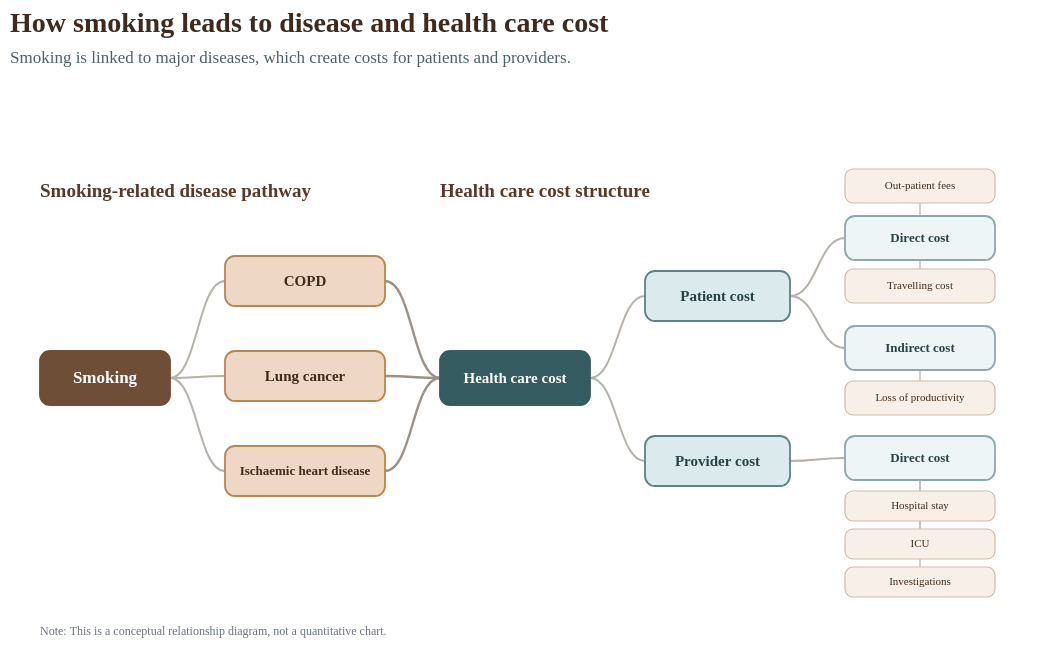

Here is the Vega-Lite specification saved for this chart:
### Vega specification from a JSON file in a GitHub repository (floating-point values rounded to 4 significant figures)
{"$schema": "https://vega.github.io/schema/vega/v5.json", "description": "Tree-like relationship diagram showing smoking-related disease pathway and health care cost structure.", "width": 1040, "height": 560, "padding": {"top": 10, "left": 10, "right": 10, "bottom": 10}, "background": "white", "title": {"text": "How smoking leads to disease and health care cost", "subtitle": "Smoking is linked to major diseases, which create costs for patients and providers.", "anchor": "start", "font": "Crimson Text", "fontSize": 28, "fontWeight": "bold", "color": "#3f2a1d", "subtitleFont": "Source Sans Pro", "subtitleFontSize": 17, "subtitleColor": "#4f5f66", "offset": 35, "subtitlePadding": 12}, "data": [{"name": "section_titles", "values": [{"label": "Smoking-related disease pathway", "x": 30, "y": 90}, {"label": "Health care cost structure", "x": 430, "y": 90}]}, {"name": "disease_nodes", "values": [{"id": "smoking", "label": "Smoking", "x": 30, "y": 250, "w": 130, "h": 54, "fill": "#6f4e37", "stroke": "#6f4e37", "textColor": "#ffffff", "fontSize": 17, "fontWeight": "bold"}, {"id": "copd", "label": "COPD", "x": 215, "y": 155, "w": 160, "h": 50, "fill": "#eed8c5", "stroke": "#b78752", "textColor": "#3f2a1d", "fontSize": 15, "fontWeight": "bold"}, {"id": "lung", "label": "Lung cancer", "x": 215, "y": 250, "w": 160, "h": 50, "fill": "#eed8c5", "stroke": "#b78752", "textColor": "#3f2a1d", "fontSize": 15, "fontWeight": "bold"}, {"id": "ihd", "label": "Ischaemic heart disease", "x": 215, "y": 345, "w": 160, "h": 50, "fill": "#eed8c5", "stroke": "#b78752", "textColor": "#3f2a1d", "fontSize": 13, "fontWeight": "bold"}]}, {"name": "cost_nodes", "values": [{"id": "health", "label": "Health care cost", "x": 430, "y": 250, "w": 150, "h": 54, "fill": "#355c61", "stroke": "#355c61", "textColor": "#ffffff", "fontSize": 15, "fontWeight": "bold"}, {"id": "patient", "label": "Patient cost", "x": 635, "y": 170, "w": 145, "h": 50, "fill": "#dbeaed", "stroke": "#5d8287", "textColor": "#284247", "fontSize": 15, "fontWeight": "bold"}, {"id": "provider", "label": "Provider cost", "x": 635, "y": 335, "w": 145, "h": 50, "fill": "#dbeaed", "stroke": "#5d8287", "textColor": "#284247", "fontSize": 15, "fontWeight": "bold"}, {"id": "patient_direct", "label": "Direct cost", "x": 835, "y": 115, "w": 150, "h": 44, "fill": "#edf5f6", "stroke": "#8ca9ad", "textColor": "#284247", "fontSize": 13, "fontWeight": "bold"}, {"id": "patient_indirect", "label": "Indirect cost", "x": 835, "y": 225, "w": 150, "h": 44, "fill": "#edf5f6", "stroke": "#8ca9ad", "textColor": "#284247", "fontSize": 13, "fontWeight": "bold"}, {"id": "provider_direct", "label": "Direct cost", "x": 835, "y": 335, "w": 150, "h": 44, "fill": "#edf5f6", "stroke": "#8ca9ad", "textColor": "#284247", "fontSize": 13, "fontWeight": "bold"}]}, {"name": "component_nodes", "values": [{"label": "Out-patient fees", "x": 835, "y": 68, "w": 150, "h": 34, "fill": "#f7efe8", "stroke": "#cfbba8", "textColor": "#3f2a1d", "fontSize": 11}, {"label": "Travelling cost", "x": 835, "y": 168, "w": 150, "h": 34, "fill": "#f7efe8", "stroke": "#cfbba8", "textColor": "#3f2a1d", "fontSize": 11}, {"label": "Loss of productivity", "x": 835, "y": 280, "w": 150, "h": 34, "fill": "#f7efe8", "stroke": "#cfbba8", "textColor": "#3f2a1d", "fontSize": 11}, {"label": "Hospital stay", "x": 835, "y": 390, "w": 150, "h": 30, "fill": "#f7efe8", "stroke": "#cfbba8", "textColor": "#3f2a1d", "fontSize": 11}, {"label": "ICU", "x": 835, "y": 428, "w": 150, "h": 30, "fill": "#f7efe8", "stroke": "#cfbba8", "textColor": "#3f2a1d", "fontSize": 11}, {"label": "Investigations", "x": 835, "y": 466, "w": 150, "h": 30, "fill": "#f7efe8", "stroke": "#cfbba8", "textColor": "#3f2a1d", "fontSize": 11}]}, {"name": "disease_edges", "values": [{"x1": 160, "y1": 277, "x2": 215, "y2": 180}, {"x1": 160, "y1": 277, "x2": 215, "y2": 275}, {"x1": 160, "y1": 277, "x2": 215, "y2": 370}], "transform": [{"type": "formula", "as": "mx", "expr": "(datum.x1 + datum.x2) / 2"}, {"type": "formula", "as": "path", "expr": "'M' + datum.x1 + ',' + datum.y1 + ' C' + datum.mx + ',' + datum.y1 + ' ' + datum.mx + ',' + datum.y2 + ' ' + datum.x2 + ',' + datum.y2"}]}, {"name": "bridge_edges", "values": [{"x1": 375, "y1": 180, "x2": 430, "y2": 277}, {"x1": 375, "y1": 275, "x2": 430, "y2": 277}, {"x1": 375, "y1": 370, "x2": 430, "y2": 277}], "transform": [{"type": "formula", "as": "mx", "expr": "(datum.x1 + datum.x2) / 2"}, {"type": "formula", "as": "path", "expr": "'M' + datum.x1 + ',' + datum.y1 + ' C' + datum.mx + ',' + datum.y1 + ' ' + datum.mx + ',' + datum.y2 + ' ' + datum.x2 + ',' + datum.y2"}]}, {"name": "cost_edges", "values": [{"x1": 580, "y1": 277, "x2": 635, "y2": 195}, {"x1": 580, "y1": 277, "x2": 635, "y2": 360}, {"x1": 780, "y1": 195, "x2": 835, "y2": 137}, {"x1": 780, "y1": 195, "x2": 835, "y2": 247}, {"x1": 780, "y1": 360, "x2": 835, "y2": 357}], "transform": [{"type": "formula", "as": "mx", "expr": "(datum.x1 + datum.x2) / 2"}, {"type": "formula", "as": "path", "expr": "'M' + datum.x1 + ',' + datum.y1 + ' C' + datum.mx + ',' + datum.y1 + ' ' + datum.mx + ',' + datum.y2 + ' ' + datum.x2 + ',' + datum.y2"}]}, {"name": "component_edges", "values": [{"x1": 910, "y1": 115, "x2": 910, "y2": 102}, {"x1": 910, "y1": 159, "x2": 910, "y2": 168}, {"x1": 910, "y1": 269, "x2": 910, "y2": 280}, {"x1": 910, "y1": 379, "x2": 910, "y2": 390}, {"x1": 910, "y1": 379, "x2": 910, "y2": 428}, {"x1": 910, "y1": 379, "x2": 910, "y2": 466}], "transform": [{"type": "formula", "as": "mx", "expr": "(datum.x1 + datum.x2) / 2"}, {"type": "formula", "as": "path", "expr": "'M' + datum.x1 + ',' + datum.y1 + ' C' + datum.mx + ',' + datum.y1 + ' ' + datum.mx + ',' + datum.y2 + ' ' + datum.x2 + ',' + datum.y2"}]}, {"name": "footnotes", "values": [{"text": "Note: This is a conceptual relationship diagram, not a quantitative chart.", "x": 30, "y": 530}]}], "marks": [{"type": "text", "from": {"data": "section_titles"}, "encode": {"enter": {"x": {"field": "x"}, "y": {"field": "y"}, "text": {"field": "label"}, "font": {"value": "Crimson Text"}, "fontSize": {"value": 19}, "fontWeight": {"value": "bold"}, "fill": {"value": "#5a3825"}, "align": {"value": "left"}, "baseline": {"value": "middle"}}}}, {"type": "path", "from": {"data": "disease_edges"}, "encode": {"enter": {"path": {"field": "path"}, "stroke": {"value": "#b8b1aa"}, "strokeWidth": {"value": 2}, "fill": {"value": null}, "strokeCap": {"value": "round"}}}}, {"type": "path", "from": {"data": "bridge_edges"}, "encode": {"enter": {"path": {"field": "path"}, "stroke": {"value": "#9a9188"}, "strokeWidth": {"value": 2.4}, "fill": {"value": null}, "strokeCap": {"value": "round"}}}}, {"type": "path", "from": {"data": "cost_edges"}, "encode": {"enter": {"path": {"field": "path"}, "stroke": {"value": "#b8b1aa"}, "strokeWidth": {"value": 2}, "fill": {"value": null}, "strokeCap": {"value": "round"}}}}, {"type": "path", "from": {"data": "component_edges"}, "encode": {"enter": {"path": {"field": "path"}, "stroke": {"value": "#c7bfb6"}, "strokeWidth": {"value": 1.5}, "fill": {"value": null}, "strokeCap": {"value": "round"}}}}, {"type": "rect", "from": {"data": "disease_nodes"}, "encode": {"enter": {"x": {"field": "x"}, "y": {"field": "y"}, "width": {"field": "w"}, "height": {"field": "h"}, "cornerRadius": {"value": 10}, "fill": {"field": "fill"}, "stroke": {"field": "stroke"}, "strokeWidth": {"value": 1.8}}}}, {"type": "rect", "from": {"data": "cost_nodes"}, "encode": {"enter": {"x": {"field": "x"}, "y": {"field": "y"}, "width": {"field": "w"}, "height": {"field": "h"}, "cornerRadius": {"value": 10}, "fill": {"field": "fill"}, "stroke": {"field": "stroke"}, "strokeWidth": {"value": 1.8}}}}, {"type": "rect", "from": {"data": "component_nodes"}, "encode": {"enter": {"x": {"field": "x"}, "y": {"field": "y"}, "width": {"field": "w"}, "height": {"field": "h"}, "cornerRadius": {"value": 8}, "fill": {"field": "fill"}, "stroke": {"field": "stroke"}, "strokeWidth": {"value": 1.2}}}}, {"type": "text", "from": {"data": "disease_nodes"}, "encode": {"enter": {"x": {"signal": "datum.x + datum.w / 2"}, "y": {"signal": "datum.y + datum.h / 2"}, "text": {"field": "label"}, "font": {"value": "Source Sans Pro"}, "fontSize": {"field": "fontSize"}, "fontWeight": {"field": "fontWeight"}, "fill": {"field": "textColor"}, "align": {"value": "center"}, "baseline": {"value": "middle"}}}}, {"type": "text", "from": {"data": "cost_nodes"}, "encode": {"enter": {"x": {"signal": "datum.x + datum.w / 2"}, "y": {"signal": "datum.y + datum.h / 2"}, "text": {"field": "label"}, "font": {"value": "Source Sans Pro"}, "fontSize": {"field": "fontSize"}, "fontWeight": {"field": "fontWeight"}, "fill": {"field": "textColor"}, "align": {"value": "center"}, "baseline": {"value": "middle"}}}}, {"type": "text", "from": {"data": "component_nodes"}, "encode": {"enter": {"x": {"signal": "datum.x + datum.w / 2"}, "y": {"signal": "datum.y + datum.h / 2"}, "text": {"field": "label"}, "font": {"value": "Source Sans Pro"}, "fontSize": {"field": "fontSize"}, "fill": {"field": "textColor"}, "align": {"value": "center"}, "baseline": {"value": "middle"}}}}, {"type": "text", "from": {"data": "footnotes"}, "encode": {"enter": {"x": {"field": "x"}, "y": {"field": "y"}, "text": {"field": "text"}, "font": {"value": "Source Sans Pro"}, "fontSize": {"value": 12}, "fill": {"value": "#6b7280"}, "align": {"value": "left"}, "baseline": {"value": "middle"}}}}]}
